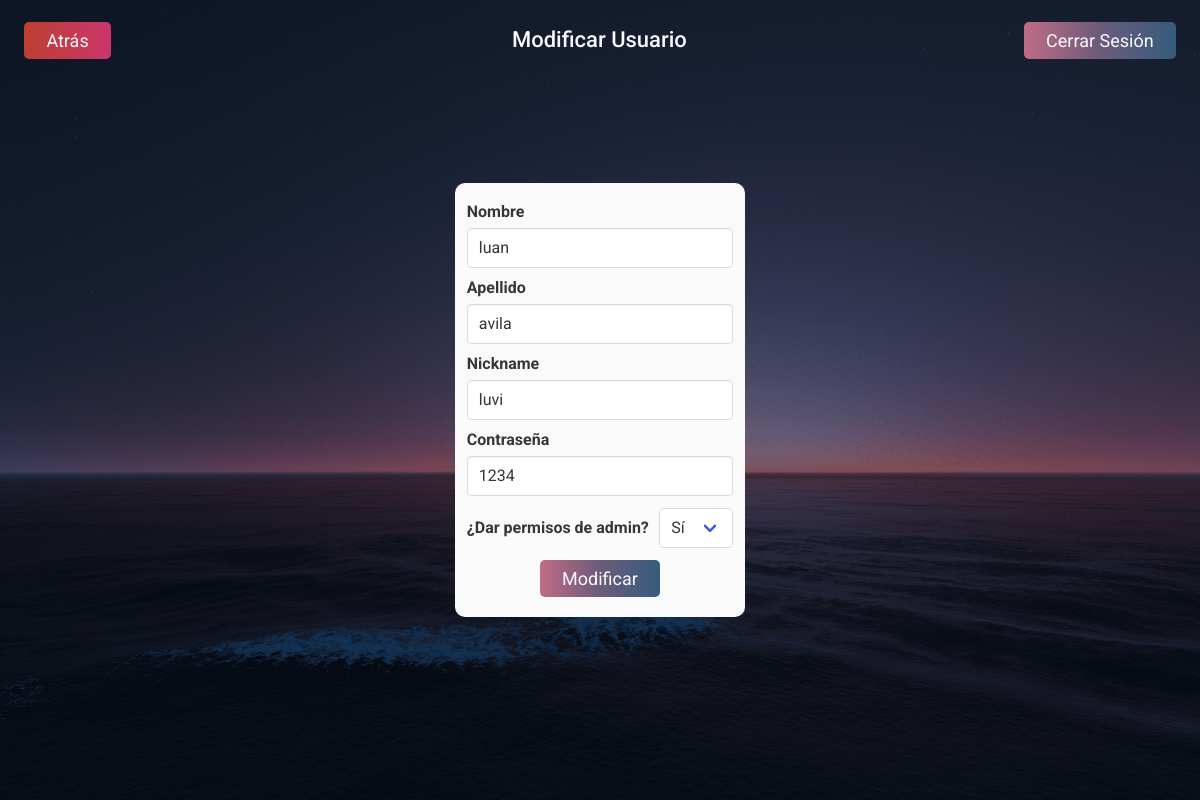
Page /mod_usuarios.php?id=1 (signed in) on the committed database.
### tables this page shows
create table usuario(
  id int not null auto_increment primary key,
  nombre varchar(255) not null,
  apellido varchar(255) not null,
  nickname varchar(100) not null,
  contrasena varchar(50) not null,
  is_admin boolean not null
);

### mod_usuarios.php (the view, shortened to what this page needs)
<?php
  $database = new Connection();
  $db = $database->open();
?>
<?php
    if (!isset($_GET['id']) && !isset($_POST['id'])) {
      $idUsuario = $_SESSION['actualID'];
    } else {
      $idUsuario = array_key_exists("id", $_GET) ? $_GET['id']: $_POST['id'];
    }
    try {
      $consulta = "SELECT * FROM usuario WHERE id='$idUsuario'";
      $datos = $db->query( $consulta);
      $result = $datos->fetchALL();
      $nombreid = $result[0]["nombre"];
      $apellidoid = $result[0]["apellido"];
      $nicknameid = $result[0]["nickname"];
      $contraid = $result[0]["contrasena"];
      $adminid = $result[0]["is_admin"];
      if($adminid == 1){
        $value1 = 1;
        $var1 = "Sí";
      } else{
        $value1 = 0;
        $var1 = "No";
        $value2 = 1;
        $var2 = "Sí";
      }
    } catch (Exception $e) {
      echo "<SCRIPT> alert('Algo salió mal'); document.location=('lista_usuarios.php'); </SCRIPT>";
    }
?>
<!DOCTYPE html>
<html lang="es">
  <head>
    <link rel="stylesheet" href="https://cdn.jsdelivr.net/npm/bulma@0.9.4/css/bulma.min.css">
    <link rel="stylesheet" type="text/css" href="public/css/reset.css">
    <link rel="stylesheet" type="text/css" href="public/css/lista-prestamos/lista-prestamos.css">
    <link rel="stylesheet" type="text/css" href="public/css/lista-prestamos/header.css">
    <link rel="stylesheet" type="text/css" href="public/css/mod-dispositivos/mod-dispositivos.css">
  </head>
  <body>
    <div class="container-main">
      <header>
        <div class="title-wrapper f-start">
            <span>
                <button type="button" class="btn-atras mrgn-left" onclick="location.href='lista_usuarios.php'">Atrás</button>
            </span>
        </div>
        <div class="title-wrapper f-center">
            <span class="t-medium">
                Modificar Usuario
            </span>
        </div>
        <div class="title-wrapper f-end">
            <span>
                <button type="button" class="btn-salir mrgn-right" onclick="location.href='logout.php'">Cerrar Sesión</button>
            </span>
        </div>
      </header>
      <main>
        <div class="loans-container scrollbar f-center">
          <div class="add-card">
            <form method="POST" action="<?php echo $_SERVER['PHP_SELF'];?>">
              <div class="field">
                <label class="label">Nombre</label>
                <div class="control">
                  <input class="input" type="text"name="nombre_usuario" placeholder="Nombre" value="<?=$nombreid?>">
                </div>
              </div>
              <div class="field">
                <label class="label">Apellido</label>
                <div class="control">
                  <input class="input" type="text" name="apellido_usuario" placeholder="Apellido" value="<?=$apellidoid?>">
                </div>
              </div>
              <div class="field">
                <label class="label">Nickname</label>
                <div class="control">
                  <input class="input" type="text" name="nickname_usuario" placeholder="Nickname" value="<?=$nicknameid?>">
                </div>
              </div>
              <div class="field">
                <label class="label">Contraseña</label>
                <div class="control">
                  <input class="input" type="text" name="contra_usuario" placeholder="Contraseña" value="<?=$contraid?>">
                </div>
              </div>
              <div class="field control-selector">
                <label class="label" style="margin: 0;">¿Dar permisos de admin?</label>
                <div class="control">
                  <div class="select">
                    <select name="is_admin">
                      <option value="<?=$value1?>"><?=$var1?></option>
                    </select>
                  </div>
                </div>
              </div>
              <div class="f-center">
                <input class="btn-salir" type="submit" value="Modificar" name="add_device">
              </div>
            </form>
          </div>
        </div>
      </main>
    </div>
  </body>
</html>

### public/css/lista-prestamos/lista-prestamos.css (style rules this page uses)
* { font-family: 'Roboto', sans-serif !important; font-size: 16px; color: #212121; }
html { overflow-y: hidden !important; }
.container-main { display: grid; grid-template-rows: 10vh 1fr; height: 100vh; background-color: #fafafa; }
.container-main main { display: grid; grid-template-rows: 80vh 1fr; font-size: 16px; font-family: 'Roboto', sans-serif; }
.label { font-family: 'Roboto', sans-serif !important; }
.add-card { background-color: #fafafa; border-radius: 10px; width: 24.2vw; padding: 1.3rem .75rem; }
.control-selector { display: flex; align-items: center; justify-content: space-between; flex-flow: nowrap; }
.loans-container { overflow: auto; padding: 0 2rem; }

### public/css/lista-prestamos/header.css (style rules this page uses)
header { display: grid; grid-template-columns: repeat(2, 33.3%) 1fr; }
.title-wrapper { font-size: 22px; font-family: 'Roboto', sans-serif; }
.btn-salir { font-size: 18px; border-radius: 5px; color: #fafafa; border: 0; padding: .5rem 1.4rem; background: #8e2de2; background: -webkit-linear-gradient(to right, #8e2de2, #4a00e0); background: linear-gradient(to right, #8e2de2, #4a00e0); }
.btn-atras { font-size: 18px; border-radius: 5px; color: #fafafa; border: 0; padding: .5rem 1.4rem; background: #CB356B; background: -webkit-linear-gradient(to right, #BD3F32, #CB356B); background: linear-gradient(to right, #BD3F32, #CB356B); }
.t-medium { font-family: 'Roboto', sans-serif; font-weight: 500; color: #fafafa; }
.f-center { display: flex; align-items: center; justify-content: center; }
.f-end { display: flex; align-items: center; justify-content: flex-end; }
.f-start { display: flex; align-items: center; justify-content: flex-start; }
.mrgn-right { margin-right: 1.5rem; }
.mrgn-left { margin-left: 1.5rem; }

### mod_usuarios.php (style rules this page uses)
.container-main { background: linear-gradient(0deg, rgba(0, 0, 0, 0.5), rgba(0, 0, 0, 0.5)), url("./images/ocean.png"); background-size: cover; background-repeat: no-repeat; background-position: center; background-attachment: fixed; }
.btn-salir { background: #355C7D; background: -webkit-linear-gradient(to right, #C06C84, #6C5B7B, #355C7D); background: linear-gradient(to right, #C06C84, #6C5B7B, #355C7D); }

### rows in the picture
usuario: nombre_usuario "luan", apellido_usuario "avila", nickname_usuario "luvi", contra_usuario "1234", is_admin "Sí"
